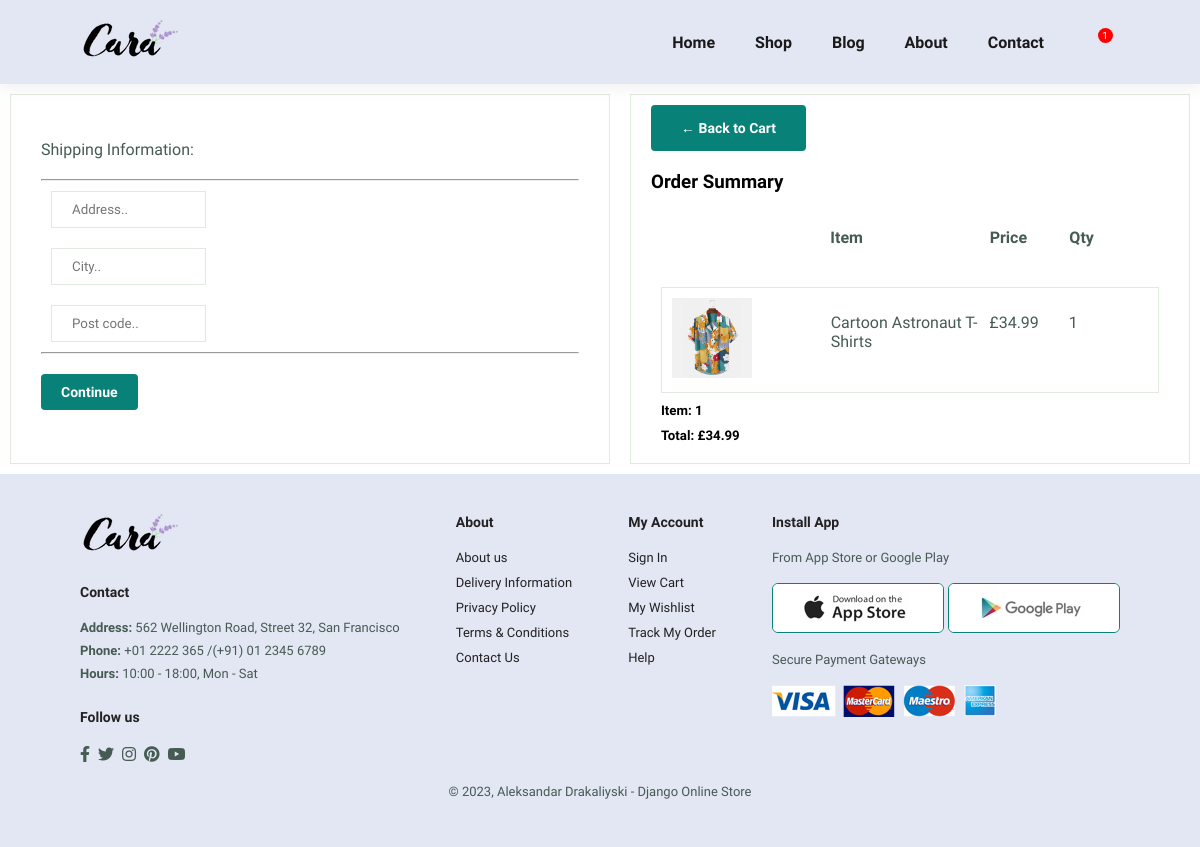
/checkout/ (signed in), run on an earlier commit of the app's database.
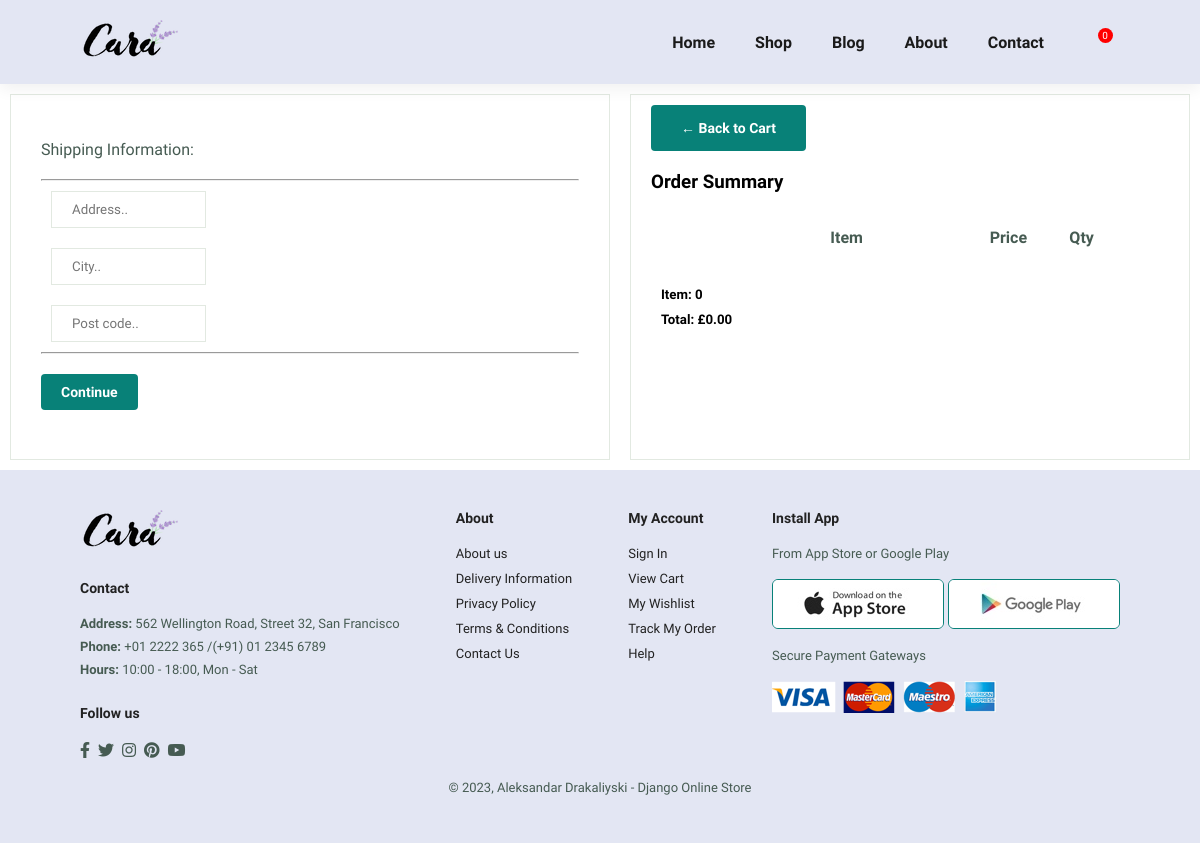
And on a later commit of the database.
### store/models.py (models this page shows, shortened)
class OrderItem(models.Model):
    product = models.ForeignKey(Product, on_delete=models.SET_NULL, blank=True, null=True)
    order = models.ForeignKey(Order, on_delete=models.SET_NULL, blank=True, null=True)
    quantity = models.IntegerField(default=0, blank=True, null=True)
    date_added = models.DateTimeField(auto_now_add=True)
    def __str__(self) -> str:
        return str(self.id)
    @property
    def get_total(self):
        return self.product.price * self.quantity

class Product(models.Model):
    name = models.CharField(max_length=200, null=True)
    price = models.DecimalField(max_digits=7, decimal_places=2)
    brand = models.CharField(max_length=200, null=True)
    image = models.ImageField(null=True, blank=True)
    price_id = models.CharField(max_length=200)
    @property
    def imageURL(self):
        try:
            url = self.image.url
        except:
            url = ''
        return url

class Order(models.Model):
    customer = models.ForeignKey(Customer, on_delete=models.SET_NULL, blank=True, null=True)
    date_ordered = models.DateTimeField(auto_now_add=True)
    complete = models.BooleanField(default=False)
    transaction_id = models.CharField(max_length=100, null=True)
    @property
    def get_cart_total(self):
        orderitems=self.orderitem_set.all()
        total = sum([item.get_total for item in orderitems])
        return total
    @property
    def get_cart_items(self):
        orderitems=self.orderitem_set.all()
        total = sum([item.quantity for item in orderitems])
        return total

### store/views.py (the view)
# urls.py: path('checkout/', views.checkout, name='checkout'),
def checkout(request):
    guest_data = cart_data(request)
    cart_items = guest_data['cart_items']
    order = guest_data['order']
    items = guest_data['items']
    context = {
        'items': items,
        'order': order,
        'get_cart_items': 0,
        'cart_items': cart_items,
    }
    return render(request, 'store/checkout.html', context)

### store/utils.py (called while the page is built)
def cart_data(request):
    if request.user.is_authenticated:
        customer = request.user.customer
        order, created = Order.objects.get_or_create(customer=customer, complete=False)
        items = order.orderitem_set.all()
        cart_items = order.get_cart_items
        print('Items when the user is logged in', items)
    else:
        guest_data = guest_cart(request)
        cart_items = guest_data['cart_items']
        order = guest_data['order']
        items = guest_data['items']
        print('Items when the user is logged out', items)
    data = {
        'items': items,
        'order': order,
        'cart_items': cart_items,
    }
    return data

### store/templates/store/checkout.html (shortened to what this page needs)
{% extends 'store/base.html' %}
{% load static %}
{% block content %}
<div class="checkout-container">
    <div class="form-container">
        <form id="form"> {% csrf_token %}
            <div id="shipping-info">
                    <p>Shipping Information:</p>
                    <hr>
                    <div class="form-field">
                        <input class="form-control" type="text" name="address" placeholder="Address..">
                    </div>
                    <div class="form-field">
                        <input class="form-control" type="text" name="city" placeholder="City..">
                    </div>
                    <div class="form-field">
                        <input class="form-control" type="text" name="postcode" placeholder="Post code..">
                    </div>
            </div>
            <hr>
            <button id='submit-btn' class="normal" type="submit">Continue</button>
        </form>
        <br>
    </div>
    <div class="summary-container">
        <button class="normal"><a href="{% url 'cart' %}">&#x2190; Back to Cart</a></button>
        <h3>Order Summary</h3>
        <div class="order-description">
            <div style="flex:2"></div>
            <div style="flex:2"><p><strong>Item</strong></p></div>
            <div style="flex:1"><strong><p>Price</p></strong></div>
            <div style="flex:1"><strong><p>Qty</p></strong></div>
        </div>
        {% for item in items %}
            <div class="cart-row">
                <div style="flex:2"><img src="{{ item.product.imageURL }}"></div>
                <div style="flex:2"><p>{{ item.product.name }}</p></div>
                <div style="flex:1"><p>£{{ item.product.price|floatformat:2 }}</p></div>
                <div style="flex:1"><p>{{ item.quantity }}</p></div>
            </div>
        {% endfor %}
        <div id="total" class="total-container">
            {% if order.get_cart_items > 1 %}
                <h5>Items: {{ order.get_cart_items }}</h5>
            {% else %}
                <h5>Item: {{ order.get_cart_items }}</h5>
            {% endif %}
            <h5>Total: £{{order.get_cart_total|floatformat:2}}</h5>
        </div>
    </div>
</div>
{% endblock %}

### store/templates/store/base.html (shortened to what this page needs)
<!DOCTYPE html>
{% load static %}
<html lang="en">
<head>
    <link rel="stylesheet" href="https://pro.fontawesome.com/releases/v5.10.0/css/all.css"/>
    <link rel="stylesheet" href="{% static 'css/style.css' %}">
</head>
<body>
    <section id="header">
        <a href="{% url 'home' %}"><img src="{% static 'images/logo.png' %}" alt="logo" class="logo" /></a>
        <div>
          <ul id="navbar">
            <li><a href="{% url 'home' %}">Home</a></li>
            <li><a href="{% url 'shop' %}">Shop</a></li>
            <li><a href="{% url 'blog' %}">Blog</a></li>
            <li><a href="{% url 'about' %}">About</a></li>
            <li><a href="{% url 'contact' %}">Contact</a></li>
            <div class="cart-container">
              <li><a href="{% url 'cart' %}" id="lg-bag"><i class="far fa-shopping-bag cart-icon"></i></a>
                <p id="cart-total">{{cart_items}}</p>
            </div>
          </ul>
        </div>
      </section>
    <div class="container">
        {% block content %}
        {% endblock content %}
    </div>
    <footer class="section-p1">
        <div class="col">
          <img class="logo" src="{% static 'images/logo.png' %}" alt="logo" />
          <h4>Contact</h4>
          <p>
            <strong> Address: </strong>562 Wellington Road, Street 32, San
            Francisco
          </p>
          <p><strong> Phone: </strong> +01 2222 365 /(+91) 01 2345 6789</p>
          <p><strong> Hours: </strong> 10:00 - 18:00, Mon - Sat</p>
          <div class="follow">
            <h4>Follow us</h4>
            <div class="icon">
              <i class="fab fa-facebook-f"></i>
              <i class="fab fa-twitter"></i>
              <i class="fab fa-instagram"></i>
              <i class="fab fa-pinterest"></i>
              <i class="fab fa-youtube"></i>
            </div>
          </div>
        </div>
        <div class="col">
          <h4>About</h4>
          <a href="{% url 'about' %}">About us</a>
          <a href="#">Delivery Information</a>
          <a href="#">Privacy Policy</a>
          <a href="#">Terms & Conditions</a>
          <a href="{% url 'contact' %}">Contact Us</a>
        </div>
        <div class="col">
          <h4>My Account</h4>
          <a href="#">Sign In</a>
          <a href="#">View Cart</a>
          <a href="#">My Wishlist</a>
          <a href="#">Track My Order</a>
          <a href="#">Help</a>
        </div>
        <div class="col install">
          <h4>Install App</h4>
          <p>From App Store or Google Play</p>
          <div class="row">
            <img src="{% static 'images/pay/app.jpg' %}" alt="" />
            <img src="{% static 'images/pay/play.jpg' %}" alt="" />
          </div>
          <p>Secure Payment Gateways</p>
          <img src="{% static 'images/pay/pay.png' %}" alt="" />
        </div>
        <div class="copyright">
          <p>© 2023, Aleksandar Drakaliyski - Django Online Store</p>
        </div>
      </footer>
</body>
</html>

### static/css/style.css (style rules this page uses)
* { margin: 0; padding: 0; box-sizing: border-box; font-family: "Spartan", sans-serif; }
html { scroll-behavior: smooth; }
h4 { font-size: 20px; color: #222; }
p { font-size: 16px; color: #465b52; margin: 15px 0 20px 0; }
a { text-decoration: none; color: #fff }
.section-p1 { padding: 40px 80px; }
button.normal { font-size: 14px; font-weight: 600; padding: 15px 30px; color: #000; background-color: #fff; border-radius: 4px; cursor: pointer; border: none; outline: none; transition: 0.2s; }
body { width: 100%; }
#header { display: flex; align-items: center; justify-content: space-between; padding: 20px 80px; background: #e3e6f3; box-shadow: 0 5px 15px rgba(0, 0, 0, 0.06); z-index: 999; position: sticky; top: 0; left: 0; }
#navbar { display: flex; align-items: center; justify-content: center; }
#navbar li { list-style: none; padding: 0 20px; position: relative; }
#navbar li a { text-decoration: none; font-size: 16px; font-weight: 600; color: #1a1a1a; transition: 0.3s ease; }
footer { display: flex; flex-wrap: wrap; justify-content: space-between; background-color: #e3e6f3; }
footer .col { display: flex; flex-direction: column; align-items: flex-start; margin-bottom: 20px; }
footer .logo { margin-bottom: 30px; }
footer h4 { font-size: 14px; padding-bottom: 20px; }
footer p { font-size: 13px; margin: 0 0 8px 0; }
footer a { font-size: 13px; text-decoration: none; color: #222; margin-bottom: 10px; }
footer .follow { margin-top: 20px; }
footer .follow i { color: #465b52; padding-right: 4px; cursor: pointer; }
footer .install .row img { border: 1px solid #088178; border-radius: 6px; }
footer .install img { margin: 10px 0 15px 0; }
footer .copyright { width: 100%; text-align: center; }
#cart-total { position: absolute; top: -20px; left: 60%; right: 50px; display: block; text-align: center; color:#fff; background-color: red; width: 15px; height: 15px; border-radius: 50%; font-size: 10px; padding: 3px; padding-top: 2px; }
.form-container { padding: 30px; border: 1px solid #e2e9e1; padding: 30px; width: 50%; margin: 10px; }
.form-container button { background-color: #088178; color: #fff; padding: 10px 20px; margin-top: 20px; }
.form-container input { padding: 10px 20px; outline: none; width: 30%; margin-right: 10px; border: 1px solid #e2e9e1; }
.form-field { padding: 10px 10px 10px 10px; }
.summary-container { flex: 1; padding: 10px 20px; outline: none; width: 30%; margin: 10px; border: 1px solid #e2e9e1; }
.summary-container button { background-color: #088178; margin-bottom: 20px; }
.checkout-container { display: flex; }
.total-container h5 { margin: 10px; }
.order-description { display: flex; padding: 10px; margin: 10px; }

What changed in the data, as far as the page shows it:
removed OrderItem: product.imageURL (picture), product.name "Cartoon Astronaut T-Shirts", product.price "34.99", quantity "1"
removed Order: get_cart_items "1", get_cart_total "34.99"
added Order: get_cart_items "0", get_cart_total "0.00"
Also different on the page:
{{ cart_items }}: "1" → "0"
